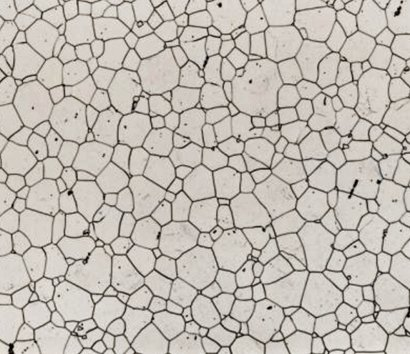
#> input picture opencv/sample_images/8grains2.jpg, 410 x 354 px, found by its file name
$ python 8.Grain_size_analysis_Watershed.py
#> lines starting #> are read from the running program, lines starting #| are printed output that depends on the picture; after the words box and inside, x2 and y2 are one past the last pixel; in counts of white or black regions, pixels touching at a corner belong together

import cv2
import numpy as np
from skimage import color
from skimage.segmentation import clear_border

# read the image
img_color = cv2.imread("opencv/sample_images/8grains2.jpg")
#> img_color is the input picture: shape (354, 410, 3); mean B, G, R 179.7, 187.2, 193.5
img = cv2.cvtColor(img_color,cv2.COLOR_BGR2GRAY)
pixel_size_um = 0.5

# threshold with otsu
ret, thresh = cv2.threshold(img, 0, 255, cv2.THRESH_BINARY+cv2.THRESH_OTSU)
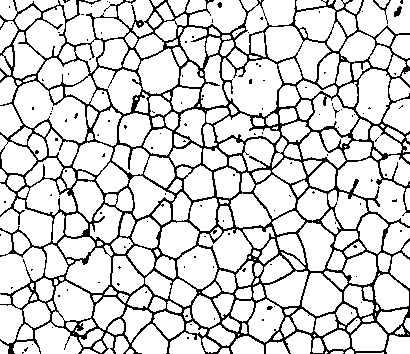
#> thresh: shape (354, 410); 83% white; black in thin lines or dots
#> ret = 157

# clean the thresh image with opening
kernel = np.ones((3,3), np.uint8)
opening = cv2.morphologyEx(thresh,cv2.MORPH_OPEN,kernel,iterations=2)
#> opening: shape (354, 410); 79.1% white; 37 black regions (34 under 20 px), largest, box (x1, y1, x2, y2) and area: (0, 0, 410, 354) 30120, (394, 0, 403, 17) 68, (217, 0, 222, 8) 26

# clear grains that are touching border
opening = clear_border(opening)
#> opening: shape (354, 410); 64.6% white; 29 black regions (28 under 20 px), largest, box (x1, y1, x2, y2) and area: (0, 0, 410, 354) 51232

# sure background or grain boundary
sure_bg = cv2.dilate(opening,kernel,iterations=2)
#> sure_bg: shape (354, 410); 82.6% white; 88 black regions (61 under 20 px), largest, box (x1, y1, x2, y2) and area: (0, 0, 410, 354) 20335, (105, 323, 207, 354) 1650, (219, 331, 315, 354) 1356

# sure forground or grain boundary
dist_transform = cv2.distanceTransform(opening,cv2.DIST_L2,3)

ret2, sure_fg = cv2.threshold(dist_transform, 0.1*dist_transform.max(), 255, 0)
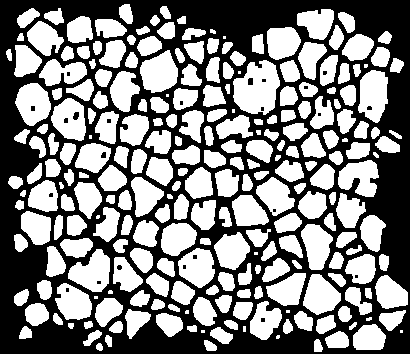
#> sure_fg: shape (354, 410) float32; 50.8% white; 24 black regions (18 under 20 px), largest, box (x1, y1, x2, y2) and area: (0, 0, 410, 354) 71032, (73, 112, 79, 120) 38, (248, 78, 253, 85) 34, (101, 152, 106, 158) 26, (117, 265, 122, 270) 21, (31, 106, 35, 111) 20
#> ret2 = 1.88

sure_fg = np.uint8(sure_fg)

# unknown regions
unknown = cv2.subtract(sure_bg, sure_fg)
#> unknown: shape (354, 410); 31.8% white; 24 white regions (18 under 20 px)

# markers
ret3, markers = cv2.connectedComponents(sure_fg)
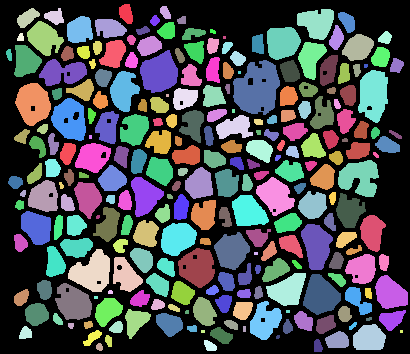
#> markers: shape (354, 410) int32; 250 distinct labels, from 0 to 249; one colour per label, 0 black
#> ret3 = 250

markers = markers+10
#> markers: shape (354, 410) int32; 250 distinct labels, from 10 to 259

markers[unknown==255] = 0
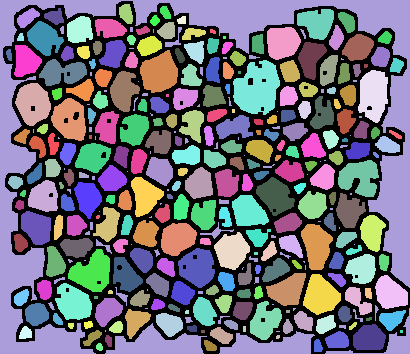
#> markers: shape (354, 410) int32; 251 distinct labels, from 0 to 259; one colour per label, 0 black

markers = cv2.watershed(img_color,markers)
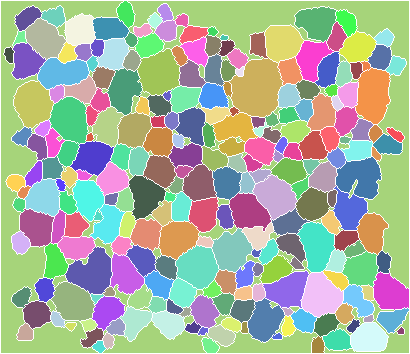
#> markers: shape (354, 410) int32; 252 distinct labels, from -1 to 259; one colour per label, 0 black, -1 white

img_color[markers == -1] = [0,0,255]
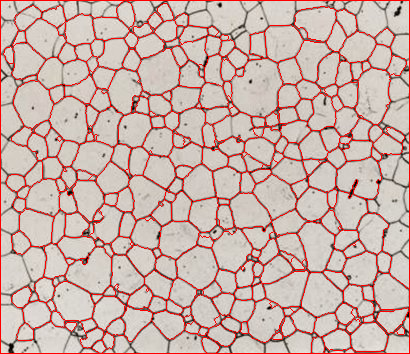
#> img_color: shape (354, 410, 3); 8.46% of pixels changed, all inside (x1, y1, x2, y2) = (0, 0, 410, 354)

# color each grain
img_grain_color = color.label2rgb(markers, bg_label=0)
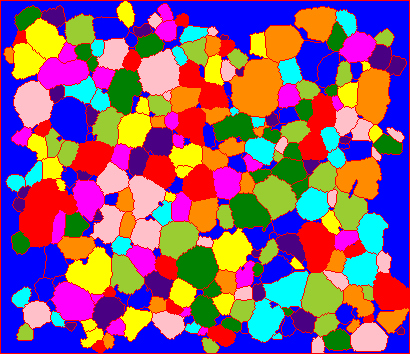
#> img_grain_color: shape (354, 410, 3) float64; mean R, G, B 0.546, 0.358, 0.487

cv2.imshow("watershed", img_color)
cv2.imshow("colored grains",img_grain_color)
cv2.waitKey(0)

cv2.imwrite("opencv/processed_image/8Grain_Analysis/8watershed.jpg", img_color)

# now lets get the properties of our labeled grain
from skimage import measure

clusters = measure.regionprops(label_image=markers, intensity_image=img)
#> clusters = 250 regions; largest, box (x1, y1, x2, y2) and area: (1, 1, 409, 353) 27856, (229, 58, 283, 117) 2255, (355, 68, 390, 124) 1457, (137, 49, 180, 95) 1406, (65, 247, 112, 294) 1396
# intensity_image is optional

# clusters contains regional properties
# lets extract those properties
# clusters[0] means first grain

propList = ['Area',
            'equivalent_diameter', #Added... verify if it works
            'orientation', #Added, verify if it works. Angle btwn x-axis and major axis.
            'MajorAxisLength',
            'MinorAxisLength',
            'Perimeter',
            'MinIntensity',
            'MeanIntensity',
            'MaxIntensity']

output_file = open("opencv/processed_image/8Grain_Analysis/8image_measurements.csv", "w")
output_file.write(',' + ",".join(propList) + '\n') #join strings in array by commas, leave first cell blank
#First cell blank to leave room for header (column names)

for grain in clusters:
    #output cluster properties to the excel file
    output_file.write(str(grain['Label']))
    for i,prop in enumerate(propList):
        if(prop == 'Area'):
            #Convert pixel square to um square
            to_print = grain[prop]*pixel_size_um**2
        elif(prop == 'orientation'):
            #Convert to degrees from radians
            to_print = grain[prop]*57.2958
        elif(prop.find('Intensity') < 0):
            # intensity properties
            to_print = grain[prop]*pixel_size_um
        else:
            #Reamining props
            to_print = grain[prop]
        output_file.write(',' + str(to_print))
    output_file.write('\n')
output_file.close()
